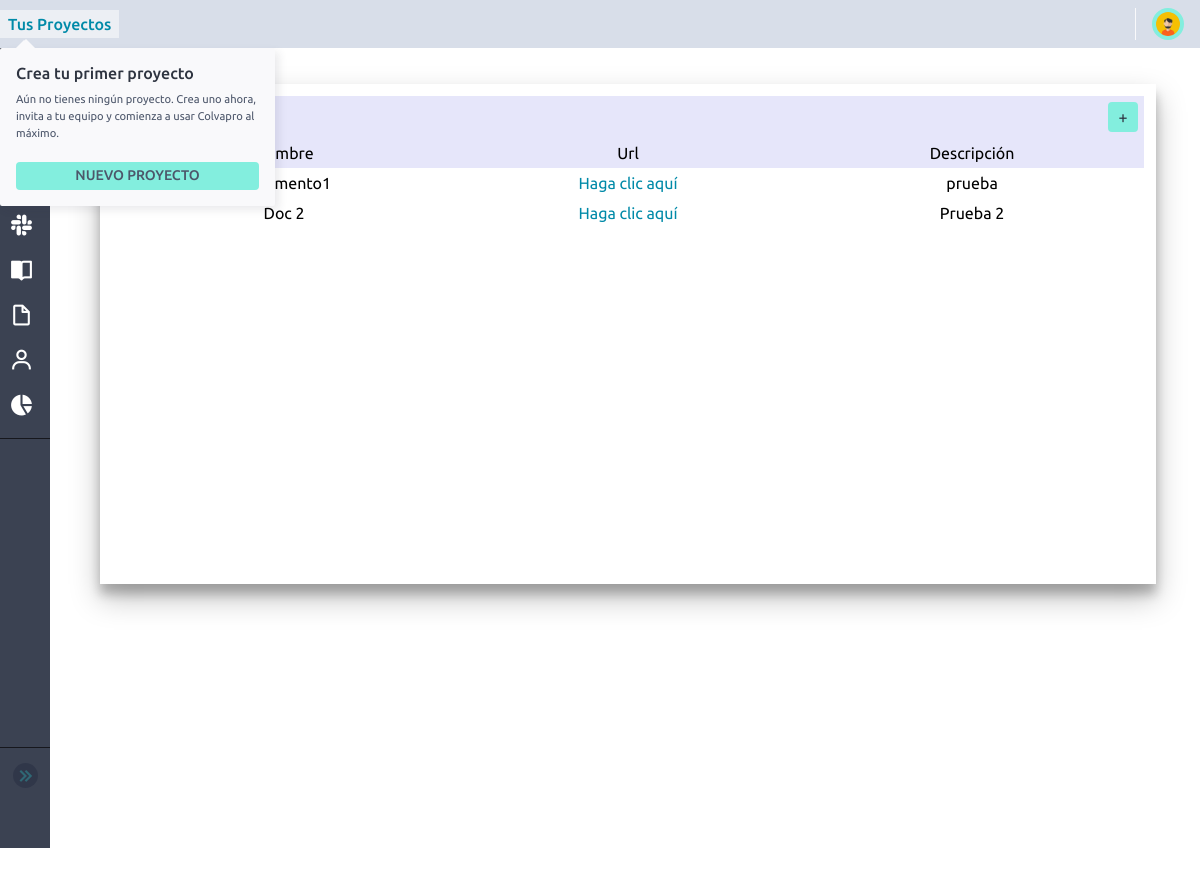
/project/project/6RPM8Z/documentation/, run on the app's committed database.
### gestor/models.py (models this page shows)
class Documentos(models.Model):
    titulo = models.CharField(max_length = 100)
    descriocion = models.TextField()
    link = models.URLField()
    proyecto = models.ForeignKey(Proyecto, on_delete=models.CASCADE)

### gestor/views.py (the view, shortened to what this page needs)
# urls.py: path('project/project/<str:codigo>/documentation/',views.docu,name='docu'),
def docu(request,codigo):
    proyecto = Proyecto.objects.filter(codigo=codigo).first()
    docus = Documentos.objects.filter(proyecto=proyecto).filter()
    return render(request, "./user/docu.html",{'docus':docus ,'proyecto' : proyecto })

### templates/user/docu.html (shortened to what this page needs)
{% extends 'plantilla.html' %}
{% load static %}
{% block css %}
<link rel="stylesheet" href="{% static './css/stilos_kanban.css' %}">
<link rel="stylesheet" href="{% static './css/docu.css' %} ">
{% endblock %}
{% block conten %}
<br>
<div class="content-docu">
    <div class="containerUp-headertable">
        <button class="containerUp-headertable__buttom" id="btnnewDoc">
            +
        </button>
    </div>
    <table class="tableDoc">
        <thead>
            <tr>
                <th>Nombre</th>
                <th>Url</th>
                <th>Descripción</th>
            </tr>
        </thead>
        <tbody>
            {% for docu in  docus%}
                <tr>
                    <td>{{docu.titulo}}</td>
                    <td><a href="{{docu.link}}">Haga clic aquí</a>
                        </td>
                    <td>{{docu.descriocion}}</td>
                </tr>
            {% endfor %}
        </tbody>
    </table>
</div>
{% endblock %}

### static/css/barra_lateral.css (style rules this page uses)
:root { --color-principal: #2E3440; --color-secundario: #3B4252; }
a { text-decoration: none; color: antiquewhite; }
* { box-sizing: border-box; margin: 0; padding: 0; }
body { font-family: 'Protest Strike', sans-serif; overflow: hidden; }

### static/css/docu.css (style rules this page uses)
* { box-sizing: border-box; text-decoration: none; padding: 0; margin: 0; }
.content-docu { box-shadow: rgba(0, 0, 0, 0.25) 0px 14px 28px, rgba(0, 0, 0, 0.22) 0px 10px 10px; margin-top: 16px; overflow-x: auto; overflow-y: auto; height: 500px; padding: 12px; width: 96%; }
.containerUp-headertable { padding: 6px; background-color: #e6e6fa; display: flex; justify-content: end; }
.containerUp-headertable__buttom { width: 30px; height: 30px; border-radius: 4px; border: none; cursor: pointer; color: #2e3440; background-color: #83eede; transition: all .08s ease; }
.tableDoc { border: 1px sólido #008AA8; border-collapse: colapso; }
.tableDoc th { border: 1px sólido #008AA8; padding: 5px; background: #e6e6fa; }
.tableDoc td { border: 1px sólido #008AA8; padding: 5px; }
table { padding-top: 5px; width: 100%; }
tr, th { gap: 5px; text-align: center; }
tr, th { width: calc(100% / 3); }

### data on the page
Documentos: titulo "Documento1", descriocion "prueba"
Documentos: titulo "Doc 2", descriocion "Prueba 2"
